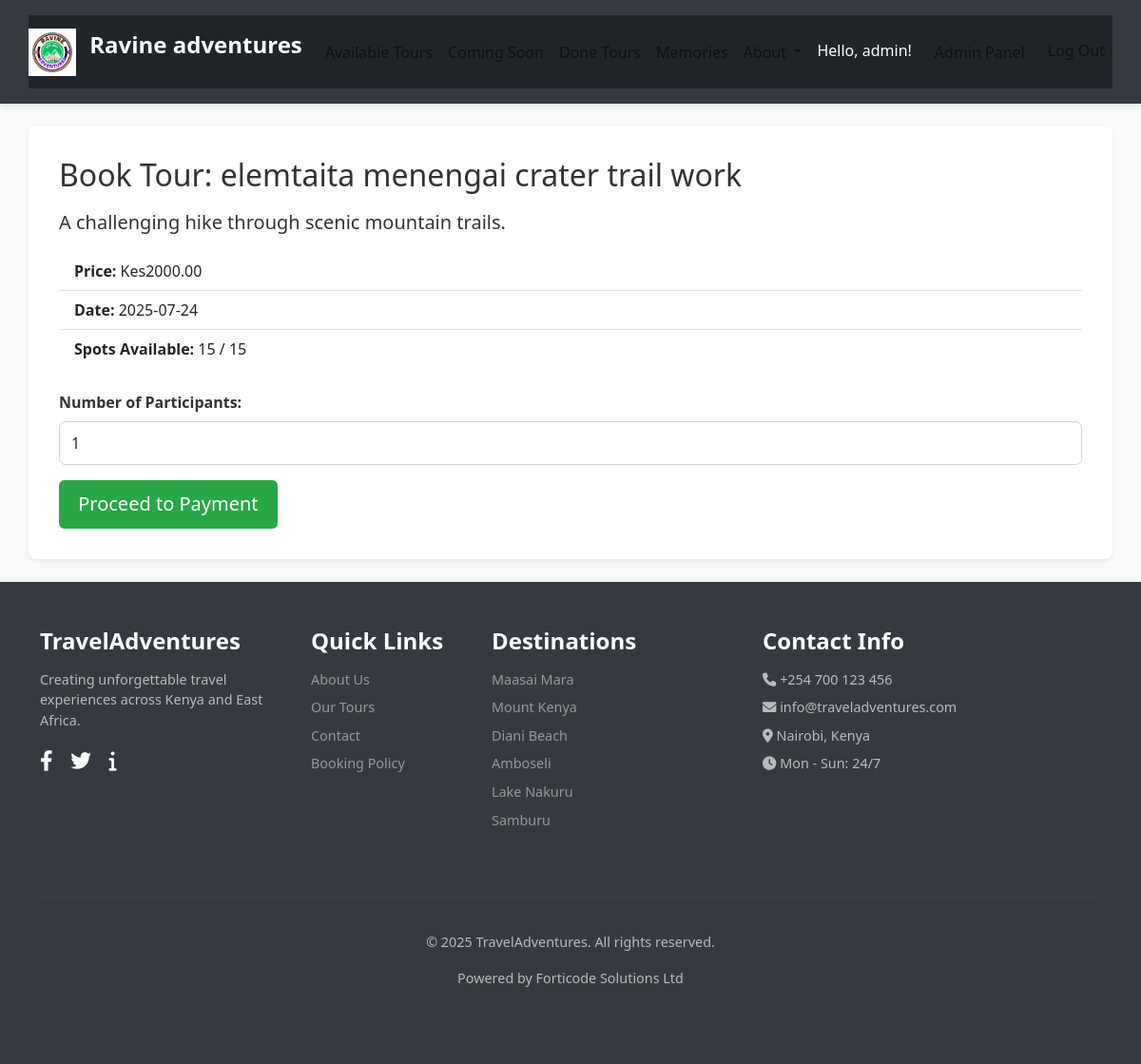
The page /book/2 (signed in) on the database its author committed.
### tables this page shows
CREATE TABLE users (
    id INTEGER PRIMARY KEY AUTOINCREMENT,
    username TEXT UNIQUE NOT NULL,
    email TEXT UNIQUE NOT NULL,
    password TEXT NOT NULL,
    is_admin INTEGER DEFAULT 0
);

CREATE TABLE tours (
    id INTEGER PRIMARY KEY AUTOINCREMENT,
    name TEXT NOT NULL,
    description TEXT,
    price REAL NOT NULL,
    date TEXT NOT NULL,
    max_participants INTEGER NOT NULL,
    current_participants INTEGER DEFAULT 0,
    status TEXT DEFAULT 'available'
);

### app.py (the view, shortened to what this page needs)
    @app.route('/book/<int:tour_id>', methods=('GET', 'POST'))
    @login_required
    def book_tour(tour_id):
        db = get_db()
        tour = db.execute('SELECT * FROM tours WHERE id = ?', (tour_id,)).fetchone()
        if tour is None or tour['status'] != 'available':
            flash('Tour not found or not available for booking.', 'error')
            return redirect(url_for('tours'))
        return render_template('book_tour.html', tour=tour)

### database.py (called while the page is built)
def get_db():
    if 'db' not in g:
        g.db = sqlite3.connect(
            current_app.config['DATABASE'],
            detect_types=sqlite3.PARSE_DECLTYPES
        )
        g.db.row_factory = sqlite3.Row # Returns rows that behave like dicts
    return g.db

### templates/book_tour.html (shortened to what this page needs)
{% extends 'base.html' %} {% block title %}Book {{ tour.name }}{% endblock %}  {% block content %}
<h2 class="mb-3">Book Tour: {{ tour.name }}</h2>
<p class="lead">{{ tour.description }}</p>
<ul class="list-group list-group-flush mb-4">
    <li class="list-group-item"><strong>Price:</strong> Kes{{ "%.2f" | format(tour.price) }}</li>
    <li class="list-group-item"><strong>Date:</strong> {{ tour.date }}</li>
    <li class="list-group-item"><strong>Spots Available:</strong> {{ tour.max_participants - tour.current_participants }} / {{ tour.max_participants }}</li>
</ul>
<form method="POST" id="booking-form">
    <div class="mb-3">
        <label for="num_participants" class="form-label">Number of Participants:</label>
        <input type="number" class="form-control" id="num_participants" name="num_participants" min="1" value="1" required>
    </div>
    <button type="submit" class="btn btn-success btn-lg" id="submit-button">Proceed to Payment</button>
</form>
{% endblock %}

### templates/base.html (shortened to what this page needs)
<!DOCTYPE html>
<html lang="en">
<head>
    <link href="https://cdn.jsdelivr.net/npm/bootstrap@5.3.3/dist/css/bootstrap.min.css" rel="stylesheet">
    <link rel="stylesheet" href="https://cdnjs.cloudflare.com/ajax/libs/font-awesome/6.0.0-beta3/css/all.min.css">
    <link rel="stylesheet" href="{{ url_for('static', filename='css/style.css') }}">
</head>
<body>
    <header class="bg-dark text-white py-3">
        <nav class="navbar navbar-expand-lg navbar-dark bg-dark container">
            <a class="navbar-brand" href="{{ url_for('index') }}">
                <img src="{{ url_for('static', filename='images/logos.png') }}" alt="Tour Booking Logo" style="height: 50px; width: auto;" class="d-inline-block align-text-top me-2"> Ravine adventures
            </a>
            <div class="collapse navbar-collapse" id="navbarNav">
                <ul class="navbar-nav me-auto">
                    <li class="nav-item">
                        <a class="nav-link" href="{{ url_for('tours') }}">Available Tours</a>
                    </li>
                    <li class="nav-item">
                        <a class="nav-link" href="{{ url_for('coming_soon') }}">Coming Soon</a>
                    </li>
                    <li class="nav-item">
                        <a class="nav-link" href="{{ url_for('done_tours') }}">Done Tours</a>
                    </li>
                    <li class="nav-item">
                        <a class="nav-link" href="{{ url_for('memories') }}">Memories</a>
                    </li>
                    <li class="nav-item dropdown">
                        <a class="nav-link dropdown-toggle" href="#" id="navbarDropdown" role="button" data-bs-toggle="dropdown" aria-expanded="false">
                            About
                        </a>
                    </li>
                </ul>
                <ul class="navbar-nav ms-auto"> {% if g.user %}
                    <li class="nav-item">
                        <span class="nav-link text-white">Hello, {{ g.user.username }}!</span>
                    </li>
                    {% if g.user.is_admin == 1 %}
                    <li class="nav-item">
                        <a class="nav-link btn btn-outline-light btn-sm mx-2" href="{{ url_for('admin_dashboard') }}">Admin Panel</a>
                    </li>
                    {% endif %}
                    <li class="nav-item">
                        <a class="nav-link" href="{{ url_for('logout') }}">Log Out</a>
                    </li>
                    {% endif %}
                </ul>
            </div>
        </nav>
    </header>
    <div class="content-wrapper">
        <main class="container my-4">
             {% block content %}{% endblock %}
        </main>
    </div>
    <footer class="mt-auto py-5">
        <div class="container">
            <div class="row">
                <div class="col-md-3 col-sm-6 mb-4 footer-section travel-adventures">
                    <h4>TravelAdventures</h4>
                    <p>Creating unforgettable travel experiences across Kenya and East Africa.</p>
                    <div class="social-icons mt-3">
                        <a href="#" class="social-icon"><i class="fab fa-facebook-f"></i></a>
                        <a href="#" class="social-icon"><i class="fab fa-twitter"></i></a>
                        <a href="#" class="social-icon"><i class="fas fa-info"></i></a>
                    </div>
                </div>
                <div class="col-md-2 col-sm-6 mb-4 footer-section quick-links">
                    <h4>Quick Links</h4>
                    <ul class="list-unstyled">
                        <li><a href="{{ url_for('about_us') }}">About Us</a></li>
                        <li><a href="{{ url_for('tours') }}">Our Tours</a></li>
                        <li><a href="{{ url_for('contact') }}">Contact</a></li>
                        <li><a href="#">Booking Policy</a></li>
                    </ul>
                </div>
                <div class="col-md-3 col-sm-6 mb-4 footer-section destinations">
                    <h4>Destinations</h4>
                    <ul class="list-unstyled">
                        <li><a href="#">Maasai Mara</a></li>
                        <li><a href="#">Mount Kenya</a></li>
                        <li><a href="#">Diani Beach</a></li>
                        <li><a href="#">Amboseli</a></li>
                        <li><a href="#">Lake Nakuru</a></li>
                        <li><a href="#">Samburu</a></li>
                    </ul>
                </div>
                <div class="col-md-4 col-sm-6 mb-4 footer-section contact-info">
                    <h4>Contact Info</h4>
                    <ul class="list-unstyled">
                        <li><i class="fas fa-phone"></i> +254 700 123 456</li>
                        <li><i class="fas fa-envelope"></i> info@traveladventures.com</li>
                        <li><i class="fas fa-map-marker-alt"></i> Nairobi, Kenya</li>
                        <li><i class="fas fa-clock"></i> Mon - Sun: 24/7</li>
                    </ul>
                </div>
            </div>
            <hr class="footer-divider">
            <div class="row">
                <div class="col-12 text-center py-3">
                    <p>&copy; {{ moment().format('YYYY') if moment else '2025' }} TravelAdventures. All rights reserved.</p>
                    <p>Powered by Forticode Solutions Ltd</p>
                </div>
            </div>
        </div>
    </footer>
</body>
</html>

### static/css/style.css (style rules this page uses)
:root { --primary-color: #007bff; --secondary-color: #6c757d; --accent-color: #28a745; --warning-color: #ffc107; --danger-color: #dc3545; --info-color: #17a2b8; --light-bg: #f8f9fa; --dark-bg: #343a40; --text-dark: #333; --text-light: #fff; --border-color: #dee2e6; --admin-primary: #0056b3; --admin-secondary: #495057; --admin-dark: #212529; --admin-light: #e9ecef; }
body { font-family: 'Segoe UI', Roboto, 'Helvetica Neue', Arial, sans-serif; background-color: var(--light-bg); color: var(--text-dark); min-height: 100vh; margin: 0; padding: 0; background-image: none; background-size: auto; background-repeat: initial; background-attachment: initial; background-position: initial; display: flex; flex-direction: column; }
main.container { flex: 1; background-color: var(--text-light); padding: 2rem; border-radius: 0.5rem; box-shadow: 0 0.125rem 0.25rem rgba(0, 0, 0, 0.075); margin-top: 20px; margin-bottom: 20px; }
header.bg-dark { background-color: var(--dark-bg) !important; box-shadow: 0 2px 5px rgba(0, 0, 0, 0.1); }
.navbar-brand { font-weight: 700; font-size: 1.5rem; color: var(--text-light); }
.navbar-nav .nav-link { color: rgba(10, 10, 10, 0.75); font-weight: 500; transition: color 0.3s ease; }
footer { background-color: var(--dark-bg); color: #bbb; padding: 40px 0 20px; font-size: 0.9em; box-shadow: 0 -2px 5px rgba(0, 0, 0, 0.05); margin-top: auto; }
footer h4 { color: var(--text-light); margin-bottom: 15px; font-weight: 600; }
footer .list-unstyled li { margin-bottom: 8px; }
footer .list-unstyled a { color: #999; text-decoration: none; transition: color 0.3s ease; }
footer .footer-divider { border-color: rgba(255, 255, 255, 0.1); margin-top: 30px; margin-bottom: 20px; }
footer .social-icons a { color: var(--text-light); font-size: 1.5em; margin-right: 15px; transition: color 0.3s ease; }
.mb-3 { margin-bottom: 1rem !important; }
.form-label { font-weight: 600; margin-bottom: 0.5rem; color: var(--text-dark); }
.form-control, .form-select, .form-control[type="file"] { border-radius: 0.4rem; border: 1px solid #ced4da; padding: 0.6rem 0.75rem; box-shadow: inset 0 1px 2px rgba(0, 0, 0, 0.03); }
.btn { transition: all 0.2s ease-in-out; border-radius: 0.35rem; font-weight: 500; padding: 0.6rem 1.2rem; }
.btn-success { background-color: var(--accent-color); border-color: var(--accent-color); }

### rows shown on the page
users: user.username "admin"
tours: name "elemtaita menengai crater trail work", description "A challenging hike through scenic mountain trails.", price "2000.00", date "2025-07-24", tour.max_participants-tour.current_participants "15", max_participants "15"

### other values the page prints
{{ moment().format('YYYY') if moment else '2025' }} "2025"
